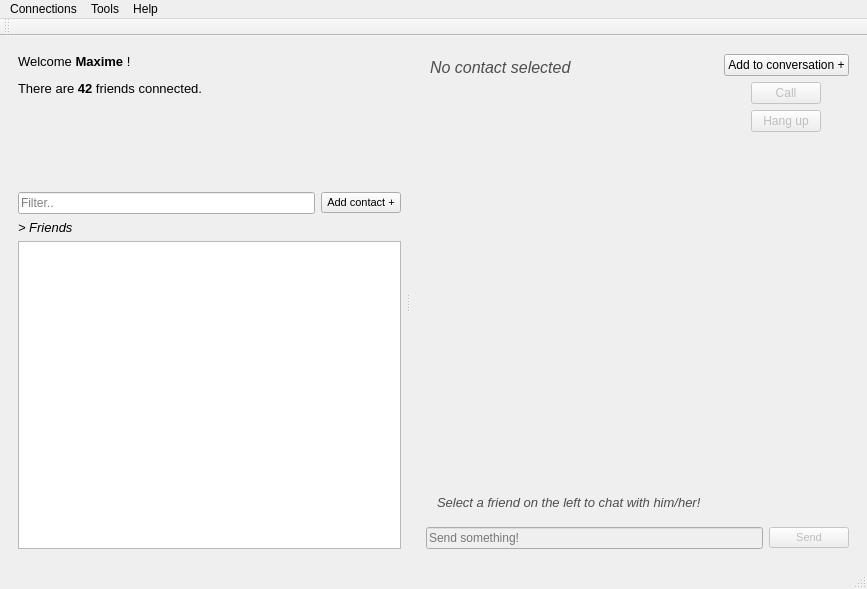
<?xml version="1.0" encoding="UTF-8"?>
<ui version="4.0">
 <class>MainWindow</class>
 <widget class="QMainWindow" name="MainWindow">
  <property name="geometry">
   <rect>
    <x>0</x>
    <y>0</y>
    <width>867</width>
    <height>589</height>
   </rect>
  </property>
  <property name="windowTitle">
   <string>Babel</string>
  </property>
  <property name="iconSize">
   <size>
    <width>24</width>
    <height>24</height>
   </size>
  </property>
  <property name="tabShape">
   <enum>QTabWidget::Rounded</enum>
  </property>
  <widget class="QWidget" name="centralWidget">
   <layout class="QHBoxLayout" name="horizontalLayout_2">
    <property name="spacing">
     <number>7</number>
    </property>
    <property name="leftMargin">
     <number>7</number>
    </property>
    <property name="topMargin">
     <number>7</number>
    </property>
    <property name="rightMargin">
     <number>7</number>
    </property>
    <property name="bottomMargin">
     <number>7</number>
    </property>
    <item>
     <layout class="QHBoxLayout" name="horizontalLayout" stretch="0">
      <property name="spacing">
       <number>6</number>
      </property>
      <property name="leftMargin">
       <number>0</number>
      </property>
      <property name="topMargin">
       <number>0</number>
      </property>
      <property name="rightMargin">
       <number>0</number>
      </property>
      <item>
       <widget class="QSplitter" name="WindowSplitter">
        <property name="baseSize">
         <size>
          <width>0</width>
          <height>0</height>
         </size>
        </property>
        <property name="frameShape">
         <enum>QFrame::NoFrame</enum>
        </property>
        <property name="lineWidth">
         <number>1</number>
        </property>
        <property name="orientation">
         <enum>Qt::Horizontal</enum>
        </property>
        <property name="opaqueResize">
         <bool>true</bool>
        </property>
        <property name="handleWidth">
         <number>14</number>
        </property>
        <widget class="QWidget" name="verticalLayoutWidget_2">
         <layout class="QVBoxLayout" name="verticalLayout1" stretch="2,0,5">
          <property name="spacing">
           <number>6</number>
          </property>
          <property name="rightMargin">
           <number>0</number>
          </property>
          <item>
           <layout class="QVBoxLayout" name="verticalLayout_4">
            <property name="spacing">
             <number>6</number>
            </property>
            <property name="sizeConstraint">
             <enum>QLayout::SetDefaultConstraint</enum>
            </property>
            <property name="leftMargin">
             <number>0</number>
            </property>
            <property name="bottomMargin">
             <number>0</number>
            </property>
            <item>
             <widget class="QLabel" name="GeneralInformations">
              <property name="minimumSize">
               <size>
                <width>100</width>
                <height>20</height>
               </size>
              </property>
              <property name="maximumSize">
               <size>
                <width>16777215</width>
                <height>16777215</height>
               </size>
              </property>
              <property name="font">
               <font>
                <family>Tahoma</family>
                <pointsize>11</pointsize>
                <weight>50</weight>
                <bold>false</bold>
               </font>
              </property>
              <property name="autoFillBackground">
               <bool>false</bool>
              </property>
              <property name="frameShadow">
               <enum>QFrame::Plain</enum>
              </property>
              <property name="lineWidth">
               <number>0</number>
              </property>
              <property name="text">
               <string>&lt;html&gt;&lt;head/&gt;&lt;body&gt;&lt;p&gt;&lt;span style=&quot; font-size:10pt;&quot;&gt;Welcome &lt;/span&gt;&lt;span style=&quot; font-size:10pt; font-weight:600;&quot;&gt;Maxime&lt;/span&gt;&lt;span style=&quot; font-size:10pt;&quot;&gt; !&lt;/span&gt;&lt;/p&gt;&lt;p&gt;&lt;span style=&quot; font-size:10pt;&quot;&gt;There are &lt;/span&gt;&lt;span style=&quot; font-size:10pt; font-weight:600;&quot;&gt;42&lt;/span&gt;&lt;span style=&quot; font-size:10pt;&quot;&gt; friends connected.&lt;/span&gt;&lt;/p&gt;&lt;/body&gt;&lt;/html&gt;</string>
              </property>
              <property name="textFormat">
               <enum>Qt::AutoText</enum>
              </property>
              <property name="alignment">
               <set>Qt::AlignLeading|Qt::AlignLeft|Qt::AlignTop</set>
              </property>
              <property name="wordWrap">
               <bool>true</bool>
              </property>
              <property name="margin">
               <number>7</number>
              </property>
             </widget>
            </item>
           </layout>
          </item>
          <item>
           <layout class="QHBoxLayout" name="horizontalLayout_4">
            <item>
             <layout class="QHBoxLayout" name="horizontalLayout_6">
              <item>
               <widget class="QLineEdit" name="FilterFriendField">
                <property name="placeholderText">
                 <string>Filter..</string>
                </property>
               </widget>
              </item>
             </layout>
            </item>
            <item>
             <layout class="QHBoxLayout" name="horizontalLayout_5">
              <item>
               <widget class="QPushButton" name="AddContactButton">
                <property name="maximumSize">
                 <size>
                  <width>88</width>
                  <height>16777215</height>
                 </size>
                </property>
                <property name="font">
                 <font>
                  <family>Tahoma</family>
                  <pointsize>8</pointsize>
                 </font>
                </property>
                <property name="text">
                 <string>Add contact +</string>
                </property>
               </widget>
              </item>
             </layout>
            </item>
           </layout>
          </item>
          <item>
           <layout class="QVBoxLayout" name="verticalLayout">
            <property name="rightMargin">
             <number>0</number>
            </property>
            <item>
             <layout class="QHBoxLayout" name="horizontalLayout_3" stretch="10">
              <item>
               <widget class="QLabel" name="label_2">
                <property name="font">
                 <font>
                  <family>Tahoma</family>
                  <pointsize>10</pointsize>
                  <italic>true</italic>
                 </font>
                </property>
                <property name="text">
                 <string>&gt; Friends</string>
                </property>
               </widget>
              </item>
             </layout>
            </item>
            <item>
             <layout class="QVBoxLayout" name="verticalLayout_6">
              <item>
               <widget class="QListWidget" name="FriendsList">
                <property name="contextMenuPolicy">
                 <enum>Qt::CustomContextMenu</enum>
                </property>
                <property name="dragEnabled">
                 <bool>false</bool>
                </property>
               </widget>
              </item>
             </layout>
            </item>
           </layout>
          </item>
         </layout>
        </widget>
        <widget class="QWidget" name="verticalLayoutWidget">
         <layout class="QVBoxLayout" name="verticalLayout2" stretch="2,8">
          <property name="spacing">
           <number>6</number>
          </property>
          <item>
           <layout class="QHBoxLayout" name="horizontalLayout_7" stretch="10,5">
            <property name="spacing">
             <number>9</number>
            </property>
            <property name="leftMargin">
             <number>0</number>
            </property>
            <property name="topMargin">
             <number>0</number>
            </property>
            <item>
             <layout class="QVBoxLayout" name="verticalLayout_3">
              <property name="leftMargin">
               <number>4</number>
              </property>
              <property name="topMargin">
               <number>4</number>
              </property>
              <item>
               <widget class="QLabel" name="SelectedContactInformations">
                <property name="font">
                 <font>
                  <family>Tahoma</family>
                  <pointsize>12</pointsize>
                 </font>
                </property>
                <property name="text">
                 <string>&lt;html&gt;&lt;head/&gt;&lt;body&gt;&lt;p&gt;&lt;span style=&quot; font-style:italic; color:#4d4d4d;&quot;&gt;No contact selected&lt;/span&gt;&lt;/p&gt;&lt;/body&gt;&lt;/html&gt;</string>
                </property>
                <property name="alignment">
                 <set>Qt::AlignLeading|Qt::AlignLeft|Qt::AlignTop</set>
                </property>
                <property name="wordWrap">
                 <bool>true</bool>
                </property>
               </widget>
              </item>
             </layout>
            </item>
            <item>
             <layout class="QVBoxLayout" name="verticalLayout_5">
              <item>
               <layout class="QHBoxLayout" name="horizontalLayout_15">
                <item>
                 <widget class="QPushButton" name="AddToConversationButton">
                  <property name="enabled">
                   <bool>true</bool>
                  </property>
                  <property name="text">
                   <string>Add to conversation +</string>
                  </property>
                 </widget>
                </item>
               </layout>
              </item>
              <item>
               <layout class="QHBoxLayout" name="horizontalLayout_10">
                <item>
                 <widget class="QPushButton" name="CallButton">
                  <property name="enabled">
                   <bool>false</bool>
                  </property>
                  <property name="minimumSize">
                   <size>
                    <width>70</width>
                    <height>0</height>
                   </size>
                  </property>
                  <property name="maximumSize">
                   <size>
                    <width>70</width>
                    <height>16777215</height>
                   </size>
                  </property>
                  <property name="text">
                   <string>Call</string>
                  </property>
                 </widget>
                </item>
               </layout>
              </item>
              <item>
               <layout class="QHBoxLayout" name="horizontalLayout_12">
                <item>
                 <widget class="QPushButton" name="HangupButton">
                  <property name="enabled">
                   <bool>false</bool>
                  </property>
                  <property name="minimumSize">
                   <size>
                    <width>70</width>
                    <height>0</height>
                   </size>
                  </property>
                  <property name="maximumSize">
                   <size>
                    <width>70</width>
                    <height>16777215</height>
                   </size>
                  </property>
                  <property name="text">
                   <string>Hang up</string>
                  </property>
                 </widget>
                </item>
               </layout>
              </item>
             </layout>
            </item>
           </layout>
          </item>
          <item>
           <layout class="QVBoxLayout" name="verticalLayout_2" stretch="0,0">
            <item>
             <widget class="QScrollArea" name="scrollArea">
              <property name="frameShape">
               <enum>QFrame::NoFrame</enum>
              </property>
              <property name="frameShadow">
               <enum>QFrame::Plain</enum>
              </property>
              <property name="widgetResizable">
               <bool>true</bool>
              </property>
              <widget class="QWidget" name="scrollAreaWidgetContents_2">
               <property name="geometry">
                <rect>
                 <x>0</x>
                 <y>0</y>
                 <width>426</width>
                 <height>371</height>
                </rect>
               </property>
               <layout class="QHBoxLayout" name="horizontalLayout_14">
                <item>
                 <widget class="QLabel" name="SelectedContactChat">
                  <property name="font">
                   <font>
                    <family>Tahoma</family>
                    <pointsize>10</pointsize>
                   </font>
                  </property>
                  <property name="frameShape">
                   <enum>QFrame::NoFrame</enum>
                  </property>
                  <property name="frameShadow">
                   <enum>QFrame::Plain</enum>
                  </property>
                  <property name="lineWidth">
                   <number>1</number>
                  </property>
                  <property name="midLineWidth">
                   <number>0</number>
                  </property>
                  <property name="text">
                   <string>&lt;html&gt;&lt;head/&gt;&lt;body&gt;&lt;p&gt;&lt;span style=&quot; font-style:italic; color:#4d4d4d;&quot;&gt;Select a friend on the left to chat with him/her!&lt;/span&gt;&lt;/p&gt;&lt;/body&gt;&lt;/html&gt;</string>
                  </property>
                  <property name="textFormat">
                   <enum>Qt::RichText</enum>
                  </property>
                  <property name="alignment">
                   <set>Qt::AlignBottom|Qt::AlignLeading|Qt::AlignLeft</set>
                  </property>
                  <property name="wordWrap">
                   <bool>true</bool>
                  </property>
                  <property name="openExternalLinks">
                   <bool>true</bool>
                  </property>
                  <property name="textInteractionFlags">
                   <set>Qt::LinksAccessibleByMouse|Qt::TextSelectableByKeyboard|Qt::TextSelectableByMouse</set>
                  </property>
                 </widget>
                </item>
               </layout>
              </widget>
             </widget>
            </item>
            <item>
             <layout class="QHBoxLayout" name="horizontalLayout_9">
              <item>
               <layout class="QHBoxLayout" name="horizontalLayout_13">
                <item>
                 <widget class="QLineEdit" name="MessageSendField">
                  <property name="enabled">
                   <bool>false</bool>
                  </property>
                  <property name="placeholderText">
                   <string>Send something!</string>
                  </property>
                 </widget>
                </item>
               </layout>
              </item>
              <item>
               <layout class="QHBoxLayout" name="horizontalLayout_11">
                <item>
                 <widget class="QPushButton" name="MessageSendButton">
                  <property name="enabled">
                   <bool>false</bool>
                  </property>
                  <property name="font">
                   <font>
                    <family>Tahoma</family>
                    <pointsize>8</pointsize>
                   </font>
                  </property>
                  <property name="text">
                   <string>Send</string>
                  </property>
                 </widget>
                </item>
               </layout>
              </item>
             </layout>
            </item>
           </layout>
          </item>
         </layout>
        </widget>
       </widget>
      </item>
     </layout>
    </item>
   </layout>
  </widget>
  <widget class="QMenuBar" name="MenuBar">
   <property name="geometry">
    <rect>
     <x>0</x>
     <y>0</y>
     <width>867</width>
     <height>20</height>
    </rect>
   </property>
   <widget class="QMenu" name="MenuConnections">
    <property name="title">
     <string>Connections</string>
    </property>
    <addaction name="ActionDisconnect"/>
    <addaction name="separator"/>
    <addaction name="ActionQuit"/>
   </widget>
   <widget class="QMenu" name="MenuTools">
    <property name="title">
     <string>Tools</string>
    </property>
    <addaction name="ActionSettings"/>
   </widget>
   <widget class="QMenu" name="MenuHelp">
    <property name="title">
     <string>Help</string>
    </property>
    <addaction name="ActionAboutUs"/>
   </widget>
   <addaction name="MenuConnections"/>
   <addaction name="MenuTools"/>
   <addaction name="MenuHelp"/>
  </widget>
  <widget class="QToolBar" name="MainToolBar">
   <attribute name="toolBarArea">
    <enum>TopToolBarArea</enum>
   </attribute>
   <attribute name="toolBarBreak">
    <bool>false</bool>
   </attribute>
  </widget>
  <widget class="QStatusBar" name="statusBar"/>
  <action name="ActionAboutUs">
   <property name="text">
    <string>About us</string>
   </property>
   <property name="shortcut">
    <string>Ctrl+A</string>
   </property>
  </action>
  <action name="ActionSettings">
   <property name="text">
    <string>Settings</string>
   </property>
   <property name="shortcut">
    <string>Ctrl+S</string>
   </property>
  </action>
  <action name="ActionQuit">
   <property name="text">
    <string>Quit</string>
   </property>
   <property name="shortcut">
    <string>Ctrl+Q</string>
   </property>
  </action>
  <action name="ActionDisconnect">
   <property name="text">
    <string>Disconnect</string>
   </property>
   <property name="shortcut">
    <string>Ctrl+D</string>
   </property>
  </action>
 </widget>
 <layoutdefault spacing="6" margin="11"/>
 <resources/>
 <connections/>
</ui>
